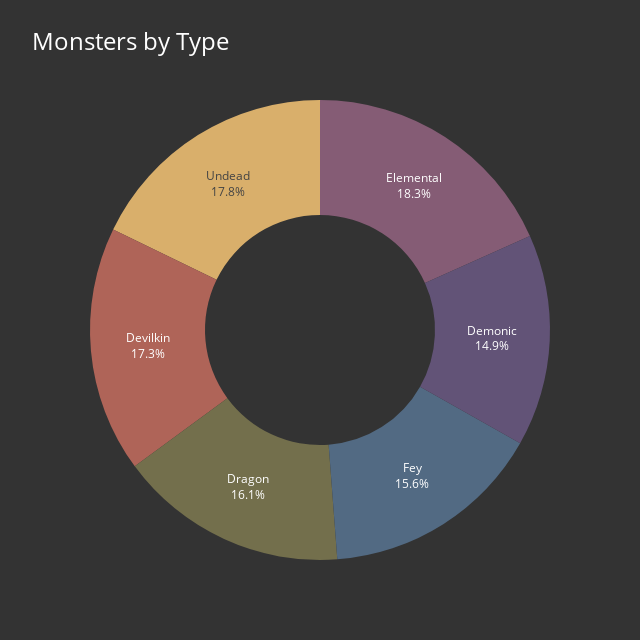
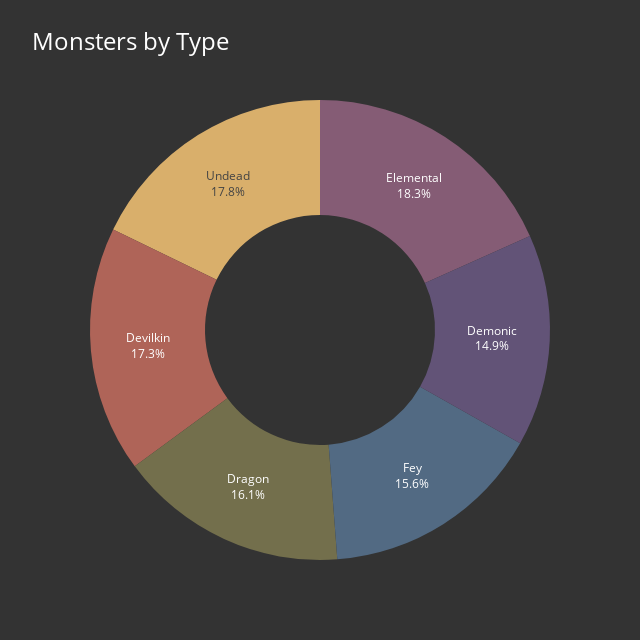

Source (notebook cell) for these figures, in order:
### Code cell
for base_url in base_urls.values():
    url = f"{base_url}/{endpoint}"
    print(f"{url=}")
    go.Figure(requests.get(url).json()).show()

### Figure 1 — Plotly figure (JSON) as saved in the notebook; plotly's stock layout.template omitted (floating-point values rounded to 4 significant figures)
{"data": [{"hole": 0.5, "hoverinfo": "label+value", "labels": ["Elemental", "Undead", "Devilkin", "Dragon", "Fey", "Demonic"], "showlegend": false, "textfont": {"size": 12}, "textinfo": "label+percent", "textposition": "inside", "values": [183, 178, 173, 161, 156, 149], "type": "pie"}], "layout": {"colorway": ["rgb(133, 92, 117)", "rgb(217, 175, 107)", "rgb(175, 100, 88)", "rgb(115, 111, 76)", "rgb(82, 106, 131)", "rgb(98, 83, 119)", "rgb(104, 133, 92)", "rgb(156, 156, 94)", "rgb(160, 97, 119)", "rgb(140, 120, 93)", "rgb(124, 124, 124)"], "height": 640, "paper_bgcolor": "#333333", "title": {"font": {"color": "white", "size": 24}, "text": "Monsters by Type"}, "width": 640}}

### Figure 2 — Plotly figure (JSON) as saved in the notebook; plotly's stock layout.template omitted (floating-point values rounded to 4 significant figures)
{"data": [{"hole": 0.5, "hoverinfo": "label+value", "labels": ["Elemental", "Undead", "Devilkin", "Dragon", "Fey", "Demonic"], "showlegend": false, "textfont": {"size": 12}, "textinfo": "label+percent", "textposition": "inside", "values": [183, 178, 173, 161, 156, 149], "type": "pie"}], "layout": {"colorway": ["rgb(133, 92, 117)", "rgb(217, 175, 107)", "rgb(175, 100, 88)", "rgb(115, 111, 76)", "rgb(82, 106, 131)", "rgb(98, 83, 119)", "rgb(104, 133, 92)", "rgb(156, 156, 94)", "rgb(160, 97, 119)", "rgb(140, 120, 93)", "rgb(124, 124, 124)"], "height": 640, "paper_bgcolor": "#333333", "title": {"font": {"color": "white", "size": 24}, "text": "Monsters by Type"}, "width": 640}}
